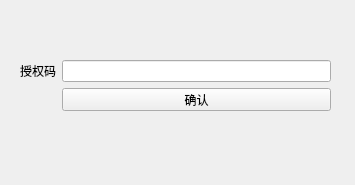
<?xml version="1.0" encoding="UTF-8"?>
<ui version="4.0">
 <class>Form</class>
 <widget class="QWidget" name="Form">
  <property name="geometry">
   <rect>
    <x>0</x>
    <y>0</y>
    <width>355</width>
    <height>185</height>
   </rect>
  </property>
  <property name="windowTitle">
   <string>login</string>
  </property>
  <widget class="QWidget" name="">
   <property name="geometry">
    <rect>
     <x>20</x>
     <y>60</y>
     <width>311</width>
     <height>51</height>
    </rect>
   </property>
   <layout class="QGridLayout" name="gridLayout">
    <item row="0" column="0">
     <widget class="QLabel" name="label">
      <property name="text">
       <string>授权码</string>
      </property>
     </widget>
    </item>
    <item row="0" column="1">
     <widget class="QLineEdit" name="lineEdit"/>
    </item>
    <item row="1" column="1">
     <widget class="QPushButton" name="pushButton">
      <property name="text">
       <string>确认</string>
      </property>
     </widget>
    </item>
   </layout>
  </widget>
 </widget>
 <resources/>
 <connections/>
</ui>
